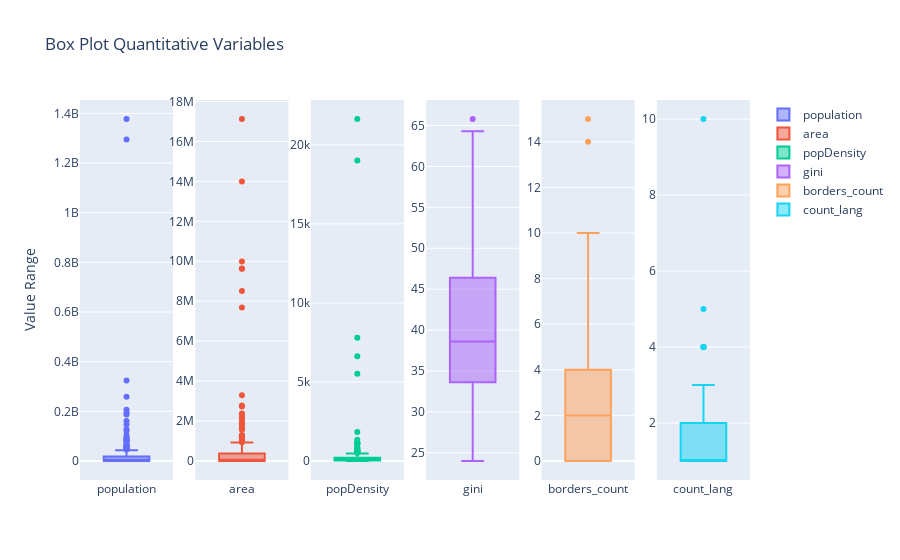

The notebook cell this image was saved under:
### Code cell
lst = df.describe().columns

fig = make_subplots(rows=1, cols=len(lst))

for i in range(len(lst)):
    fig.add_trace(go.Box(y=df[lst[i]],
                         name=lst[i],
                         boxpoints='outliers'
                        ), row=1, col=i+1)

fig.update_layout(title_text="Box Plot Quantitative Variables",
                  yaxis_title_text='Value Range')
fig.show()

### Figure 1 — Plotly figure (JSON) as saved in the notebook; plotly's stock layout.template omitted (floating-point values rounded to 4 significant figures; data arrays with more than 128 entries replaced by an {"elided": "..."} marker saying what was removed)
{"data": [{"boxpoints": "outliers", "name": "population", "type": "box", "xaxis": "x", "y": {"elided": "250 int values"}, "yaxis": "y"}, {"boxpoints": "outliers", "name": "area", "type": "box", "xaxis": "x2", "y": {"elided": "250 float values"}, "yaxis": "y2"}, {"boxpoints": "outliers", "name": "popDensity", "type": "box", "xaxis": "x3", "y": {"elided": "250 float values"}, "yaxis": "y3"}, {"boxpoints": "outliers", "name": "gini", "type": "box", "xaxis": "x4", "y": {"elided": "250 float values"}, "yaxis": "y4"}, {"boxpoints": "outliers", "name": "borders_count", "type": "box", "xaxis": "x5", "y": {"elided": "250 int values"}, "yaxis": "y5"}, {"boxpoints": "outliers", "name": "count_lang", "type": "box", "xaxis": "x6", "y": {"elided": "250 int values"}, "yaxis": "y6"}], "layout": {"title": {"text": "Box Plot Quantitative Variables"}, "xaxis": {"anchor": "y", "domain": [0, 0.1389]}, "xaxis2": {"anchor": "y2", "domain": [0.1722, 0.3111]}, "xaxis3": {"anchor": "y3", "domain": [0.3444, 0.4833]}, "xaxis4": {"anchor": "y4", "domain": [0.5167, 0.6556]}, "xaxis5": {"anchor": "y5", "domain": [0.6889, 0.8278]}, "xaxis6": {"anchor": "y6", "domain": [0.8611, 1]}, "yaxis": {"anchor": "x", "domain": [0, 1], "title": {"text": "Value Range"}}, "yaxis2": {"anchor": "x2", "domain": [0, 1]}, "yaxis3": {"anchor": "x3", "domain": [0, 1]}, "yaxis4": {"anchor": "x4", "domain": [0, 1]}, "yaxis5": {"anchor": "x5", "domain": [0, 1]}, "yaxis6": {"anchor": "x6", "domain": [0, 1]}}}
